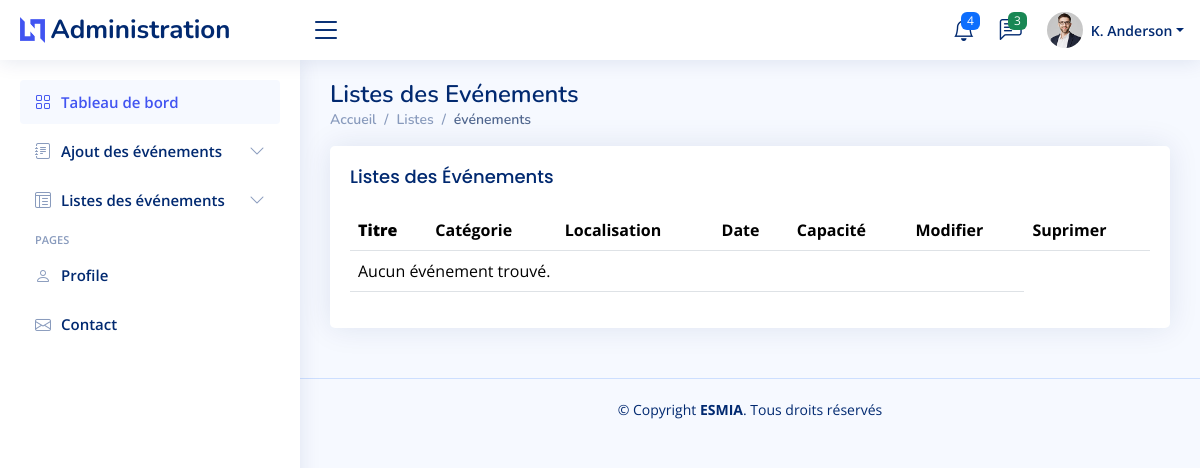
The app's page /administration/Liste-evenements/, older data.
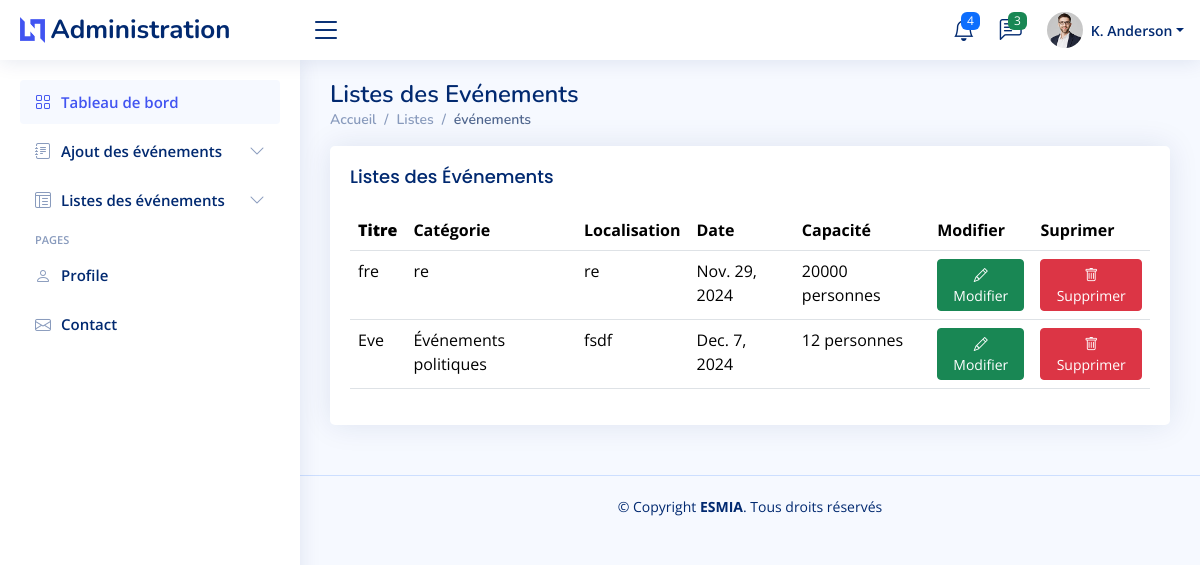
The same page, newer data.
### app/models.py (models this page shows, shortened)
class Event(models.Model):
    category = models.CharField(max_length=100)
    title = models.CharField(max_length=100)
    description_court = models.TextField()
    description_longue = models.TextField()
    location = models.CharField(max_length=200)
    date = models.DateField()
    capacity = models.IntegerField()
    program = models.TextField()
    image = models.ImageField(upload_to='Evenements/')

### app/views.py (the view)
# urls.py: path('administration/Liste-evenements/', liste_evenements, name='liste_evenements'),
def liste_evenements(request):
    events = Event.objects.all()
    return render(request, 'admin/layouts/liste_evenements.html', {'events': events})

### app/templates/admin/layouts/liste_evenements.html (shortened to what this page needs)
{% include 'layouts/admin/head_admin.html'%}
<body>
  {% include 'layouts/admin/header_admin.html'%}
  {% include 'layouts/admin/sidebar_admin.html'%}
  <main id="main" class="main">
    <div class="pagetitle">
      <h1>Listes des Evénements</h1>
      <nav>
        <ol class="breadcrumb">
          <li class="breadcrumb-item"><a href="{% url 'administration'%}">Accueil</a></li>
          <li class="breadcrumb-item">Listes</li>
          <li class="breadcrumb-item active">événements</li>
        </ol>
      </nav>
    </div>
    <section class="section">
        <div class="row">
            <div class="col-lg-12">
                <div class="card">
                    <div class="card-body">
                        <h5 class="card-title">Listes des Événements</h5>
                        <table class="table datatable">
                            <thead>
                                <tr>
                                    <th><b>Titre</b></th>
                                    <th>Catégorie</th>
                                    <th>Localisation</th>
                                    <th data-type="date" data-format="YYYY/DD/MM">Date</th>
                                    <th>Capacité</th>
                                    <th>Modifier</th>
                                    <th>Suprimer</th>
                                </tr>
                            </thead>
                            <tbody>
                                {% for event in events %}
                                <tr>
                                    <td>{{ event.title }}</td>
                                    <td>{{ event.category }}</td>
                                    <td>{{ event.location }}</td>
                                    <td>{{ event.date }}</td>
                                    <td>{{ event.capacity }} <span>personnes</span></td>
                                    <td>
                                        <a href="{% url 'edit_event' event.id %}" class="btn btn-success btn-sm">
                                            <i class="bi bi-pencil"></i> Modifier
                                        </a>
                                    </td>
                                    <td>
                                      <a href="{% url 'delete_event' event.id %}" class="btn btn-danger btn-sm" onclick="return confirm('Êtes-vous sûr de vouloir supprimer cet événement ?');">
                                            <i class="bi bi-trash"></i> Supprimer
                                        </a>
                                    </td>
                                </tr>
                                {% empty %}
                                <tr>
                                    <td colspan="6">Aucun événement trouvé.</td>
                                </tr>
                                {% endfor %}
                            </tbody>
                        </table>
                    </div>
                </div>
            </div>
        </div>
    </section>
  </main>
  {% include 'layouts/admin/footer_admin.html'%}
</body>
</html>

Row changes from the older to the newer data that the page shows:
added Event: title "fre", category "re", location "re", date "Nov. 29, 2024", capacity "20000"
added Event: title "Eve", category "Événements politiques", location "fsdf", date "Dec. 7, 2024", capacity "12"
Text that changed along with them:
text no longer shown: "Aucun événement trouvé."
